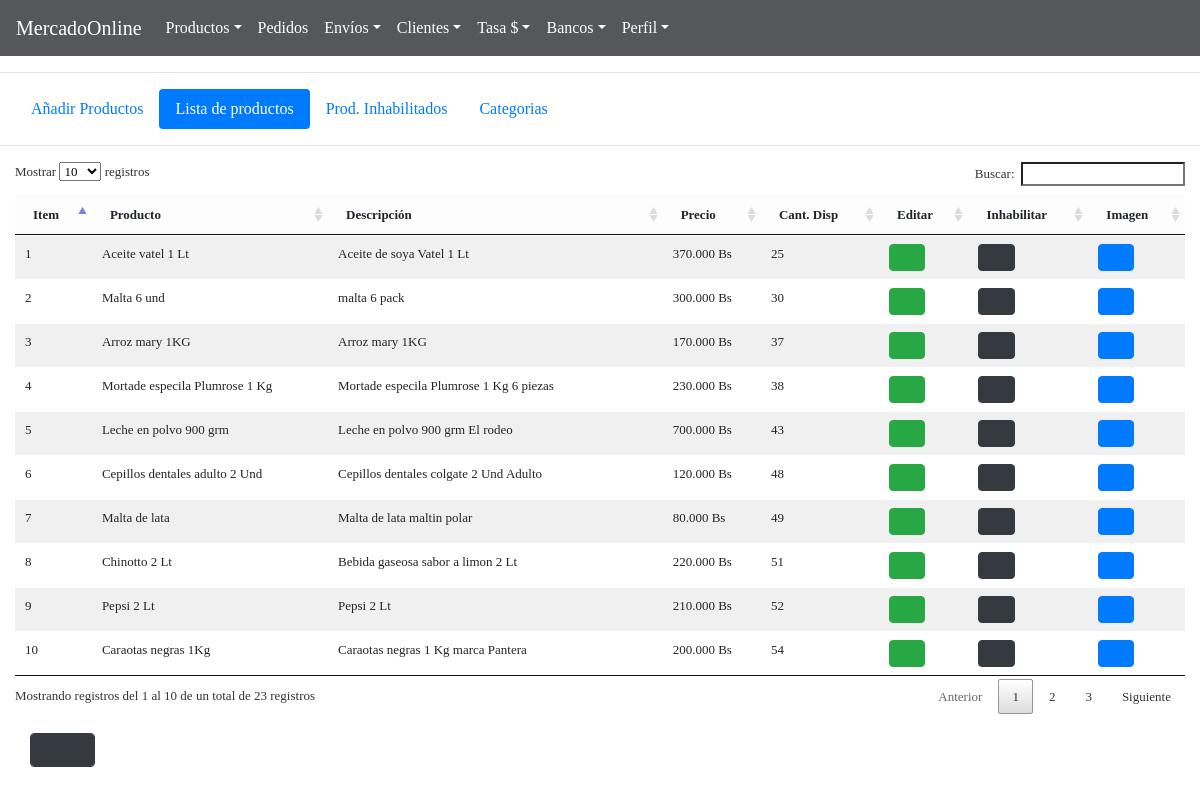
The page /BackAdmin/index.php?action=productList (signed in) on the database its author committed.
### tables this page shows
CREATE TABLE `productos` (
  `id` int(11) NOT NULL,
  `title` text NOT NULL,
  `description` text NOT NULL,
  `price` decimal(11,2) NOT NULL,
  `cant` int(11) NOT NULL,
  `route` text NOT NULL,
  `enable` int(11) NOT NULL
);

### BackAdmin/models/connection.php (called while the page is built)
<?php
class connection{
	 public static function connect(){
	 	$link = new PDO("mysql:host=localhost;dbname=mercadoonline","root","");
	 	return $link;
	 }
}

### BackAdmin/models/productModel.php (called while the page is built, shortened)
<?php
require_once "connection.php";
 class productsModel{
 			public static function viewsProductsModel($table){
 			$stmt = connection::connect()->prepare("SELECT id,title, description, price, cant, route,enable FROM $table WHERE enable = 0 ORDER BY cant ASC");
		 	$stmt -> execute();
		 	return $stmt->fetchAll();
 			  }
 }

### BackAdmin/controllers/controllerPage.php (called while the page is built)
<?php
class page{
 public static function template(){
 			include "views/template.php";
 		}
 public static function pageConnectController(){
if (isset( $_GET["action"])) {
	 	$controllerPage = $_GET["action"];
}
else{
	$controllerPage ="index";
}
 	$answer = pageModel::pageConnectModel($controllerPage);
 	include $answer;
 }
}

### BackAdmin/controllers/productController.php (the view, shortened to what this page needs)
<?php
class productsController{
	 public static function viewsProductsController(){
	 		$answer = productsModel::viewsProductsModel("productos");
	 		foreach ($answer as $row =>$item) {
	 				$row = $row + 1;
	 				if ($item["cant"]<=10) {
	 					$alert = "style=background:#FC754D";
	 				}elseif ($item["cant"]<=20 and $item["cant"] >10) {
	 					$alert = "style=background:#FFC9B9";
	 				}
	 				else{
	 							$alert = "";
	 				}
	 echo '<tr>
	 			<td '.$alert.'>'.$row.'</td>
				<td '.$alert.'>'.$item["title"].'</td>
				<td '.$alert.'>'.$item["description"].'</td>
				<td '.$alert.'>'.number_format($item["price"], 0, ",", ".").' Bs</td>
				<td '.$alert.'>'.$item["cant"].'</td>
				<td '.$alert.'><a href="#edit'.$row.'"  data-toggle="modal">
				<button class="btn btn-success fa fa-pencil"></button></a>
				<div class="modal fade" id="edit'.$row.'" tabindex="-1" role="dialog" aria-labelledby="myModalLabel" ariahidden="true">
				<input type="text" class="form-control" value="'.$row.'" readonly>
				<input type="text" class="form-control" value="'.$item["id"].'" name="updateProductId" readonly>
				<input type="text" class="form-control" value="'.$item["title"].'" name="updateProductTitle">
				<input type="text" class="form-control" value="'.$item["description"].'" name="updateProductDescription">
				<input type="text" class="form-control" value="'.$item["price"].'" name="updateProductPrice">
				<input type="number" class="form-control" value="'.$item["cant"].'" name="updateProductCant">
				<input  style= "display:none"  type= "text" class="form-control" value="'.$item["route"].'" readonly name="productRoute">
				<input style= "display:none" type="text" class="form-control" value="'.$item["enable"].'" readonly name="productEnable">
				</td>
 				<form method="post" enctype="multipart/form-data">
				<td '.$alert.'><a href="#enable'.$row.'"  data-toggle="modal">
				<button class="btn btn-dark fa fa-eye"></button></a>
				<div class="modal fade" id="enable'.$row.'" tabindex="-1" role="dialog" aria-labelledby="myModalLabel" ariahidden="true">
				<input type="text" class="form-control" value="'.$item["id"].'" name="enableProductId" style="display:none">
				</td>
				</Form>
				<td '.$alert.'><a href="#image'.$row.'"  data-toggle="modal">
				<button class="btn btn-primary fa fa-image"></button></a>
				<div class="modal fade" id="image'.$row.'" tabindex="-1" role="dialog" aria-labelledby="myModalLabel" ariahidden="true">
				<img class="img-size"  style="width:250px"  src="views/img/'.substr($item["route"],10).'">
				</td>
				</tr>
				';
				}
	 }
}
?>

### BackAdmin/views/css/style.css (style rules this page uses)
* { margin: 0; padding: 0; list-style: none; text-decoration: none; font-family:"Pavanam-Regular"; }
body { text-align: center; margin: 0%; }

### rows shown on the page
productos: title "Aceite vatel 1 Lt", description "Aceite de soya Vatel 1 Lt", price "370.000", cant "25"
productos: title "Malta 6 und", description "malta 6 pack", price "300.000", cant "30"
productos: title "Arroz mary 1KG", description "Arroz mary 1KG", price "170.000", cant "37"
productos: title "Mortade especila Plumrose 1 Kg", description "Mortade especila Plumrose 1 Kg 6 piezas", price "230.000", cant "38"
productos: title "Leche en polvo 900 grm", description "Leche en polvo 900 grm El rodeo", price "700.000", cant "43"
productos: title "Cepillos dentales adulto 2 Und", description "Cepillos dentales colgate 2 Und Adulto", price "120.000", cant "48"
productos: title "Malta de lata", description "Malta de lata maltin polar", price "80.000", cant "49"
productos: title "Chinotto 2 Lt", description "Bebida gaseosa sabor a limon 2 Lt", price "220.000", cant "51"
productos: title "Pepsi 2 Lt", description "Pepsi 2 Lt", price "210.000", cant "52"
productos: title "Caraotas negras 1Kg", description "Caraotas negras 1 Kg marca Pantera", price "200.000", cant "54"
